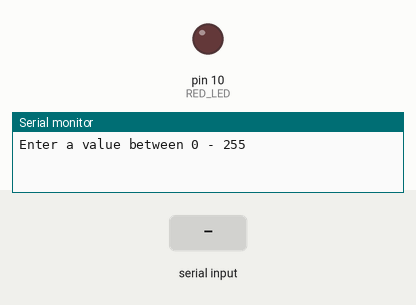
The sketch below on a simulated Arduino Uno, built with avr-gcc and run on an emulated ATmega328P. On the bench: output pins drawn as LEDs (lit = HIGH), the last lines printed to the serial monitor. Inputs (shaded band) come from the test bench.

Above: at 1.2 s.
1.3 s: "90,45\n" received over Serial
At 1.7 s:
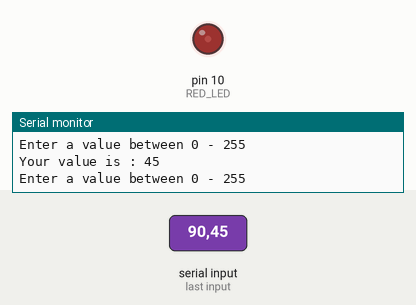
4.0 s: "30,150\n" received over Serial
At 4.9 s:
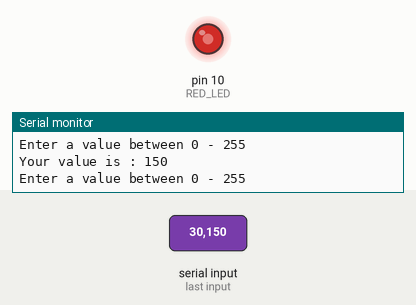
6.7 s: "200\n" received over Serial
At 7.0 s:
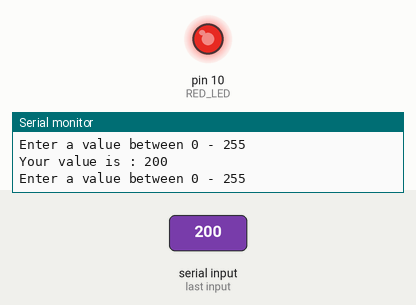
Timing chart, 0 to 9.7 s (numbered marks = the images above; inputs shaded):
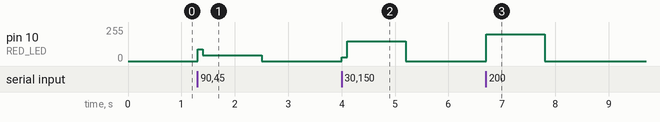

The sketch:

sketch_jul14a.ino
```cpp
int RED_LED = 10;
int INITIAL_VAL = 0;

void setup() {
  // put your setup code here, to run once:
  pinMode(RED_LED, OUTPUT);
  Serial.begin(9600);
}

void loop() {
  // put your main code here, to run repeatedly:

  ledValueByUser();
  analogWrite(RED_LED, INITIAL_VAL);
  delay(100);
}

void ledValueByUser() {
  Serial.println("Enter a value between 0 - 255");
  while (!Serial.available());

  INITIAL_VAL = Serial.parseInt() % 256;
  Serial.print("Your value is : ");
  Serial.println(INITIAL_VAL);
}
```

Measured:
- after the input at 1.3 s, pin 10 (RED_LED): 0/255 → 90/255 at once, → 45/255 0.10 s later, → 0/255 1.1 s later
- after the input at 4.0 s, pin 10 (RED_LED): 0/255 → 30/255 at once, → 150/255 0.10 s later, → 0/255 1.1 s later
- after the input at 6.7 s, pin 10 (RED_LED): 0/255 → 200/255 at once, → 0/255 1.1 s later
